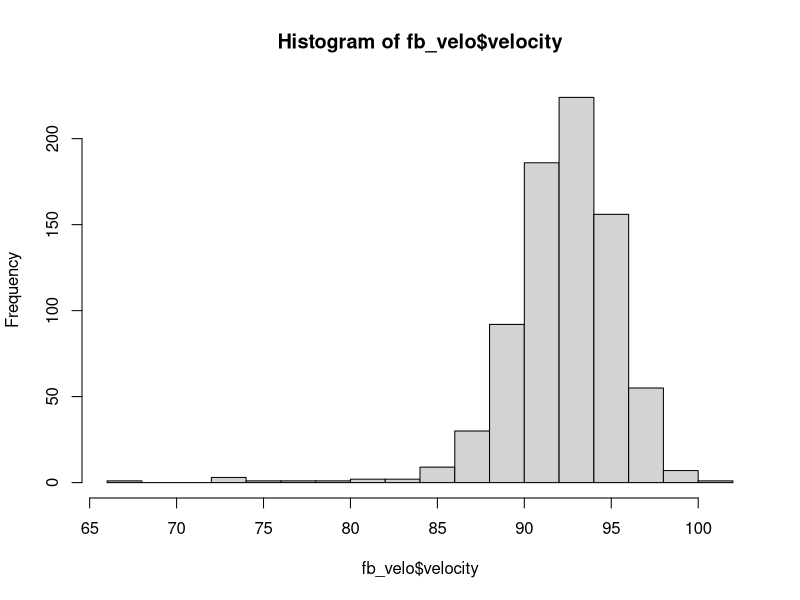
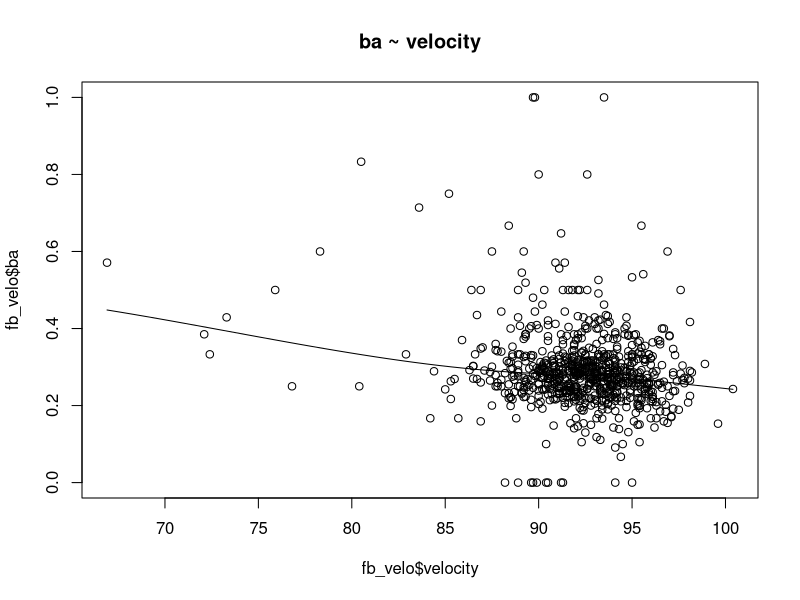
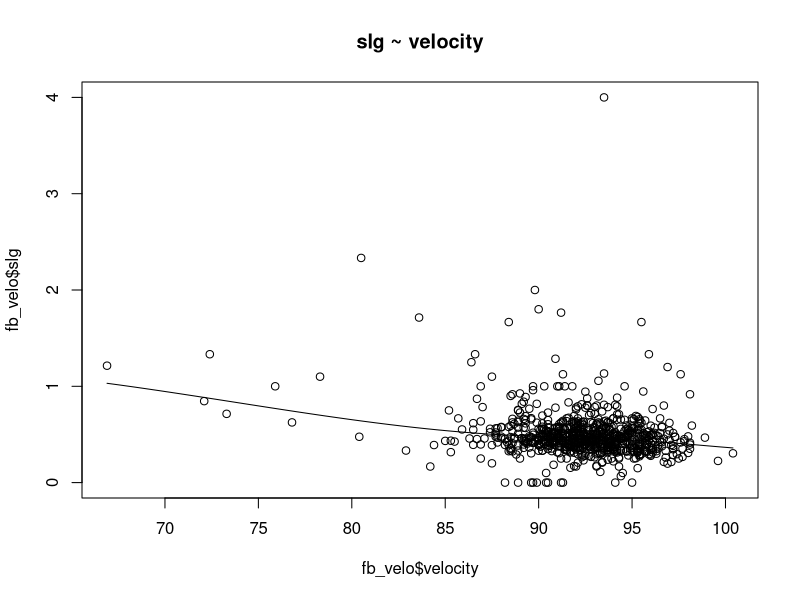
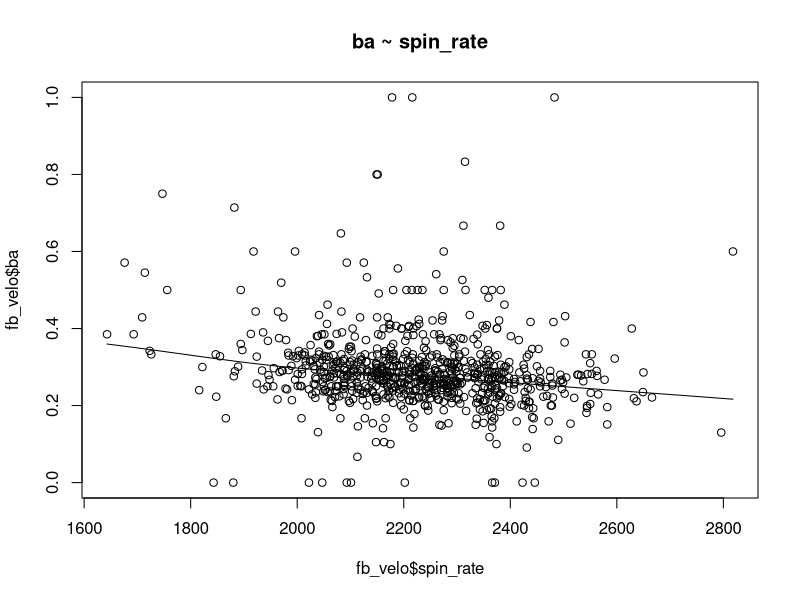
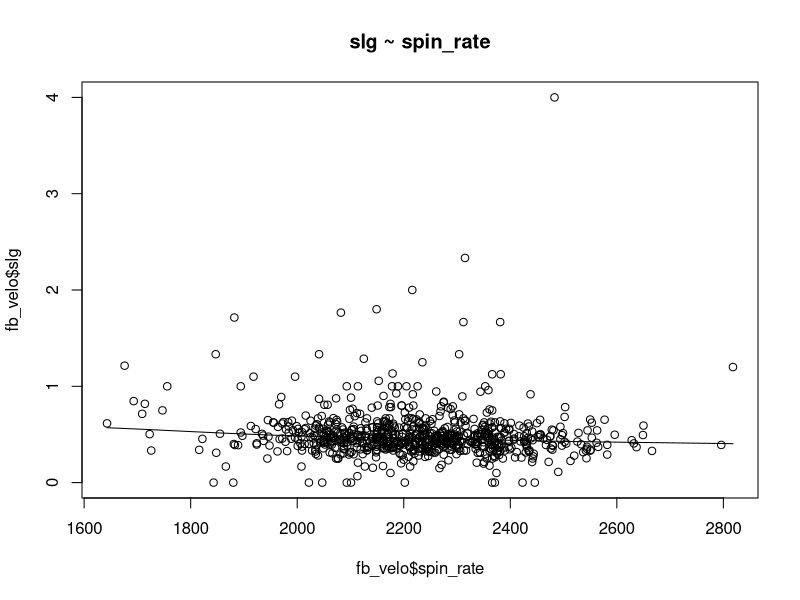
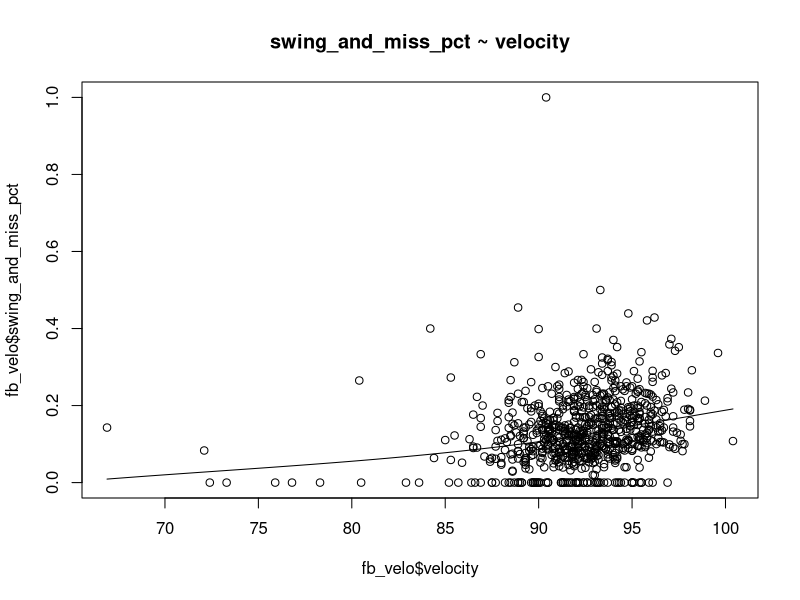
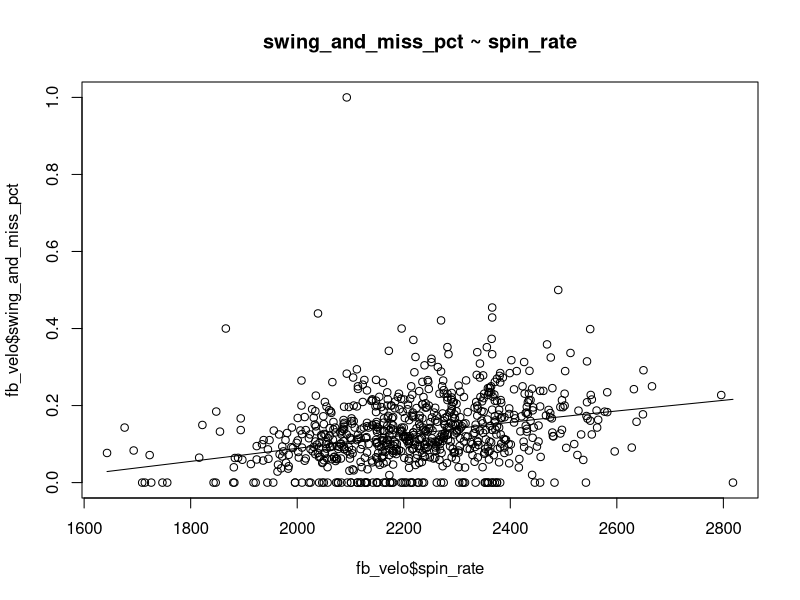
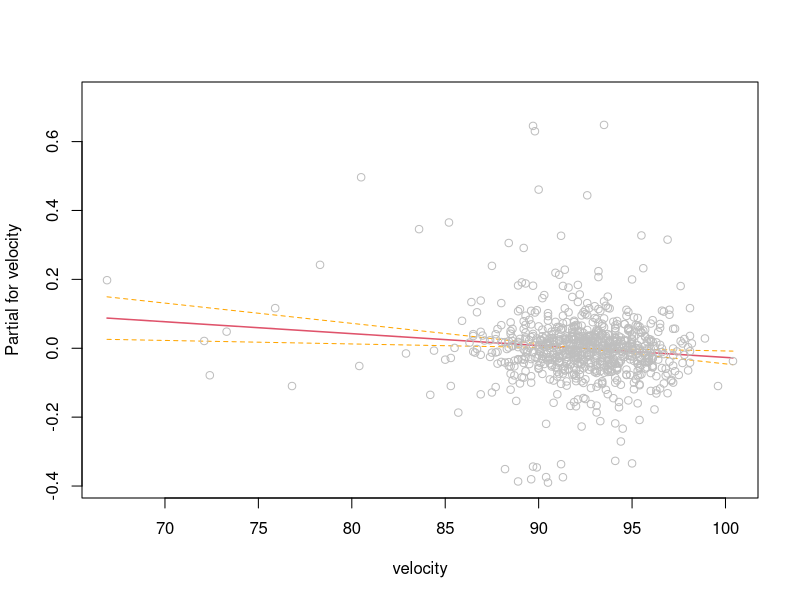

Recreate these plots in R, in order.
## ---- chunk 1
fb_velo = read.csv('../data/Fastball_Data.csv')
## ---- chunk 2
hist(fb_velo$velocity, breaks = 20)
## ---- chunk 3
mod_velo_ba = lm(formula = ba ~ velocity, data = fb_velo)
## ---- chunk 4
summary(mod_velo_ba)
## ---- chunk 5
scatter.smooth(x=fb_velo$velocity, y=fb_velo$ba, main="ba ~ velocity")
## ---- chunk 6
mod_velo_slg = lm(formula = slg ~ velocity, data = fb_velo)
## ---- chunk 7
summary(mod_velo_slg)
## ---- chunk 8
scatter.smooth(x=fb_velo$velocity, y=fb_velo$slg, main="slg ~ velocity")
## ---- chunk 9
mod_spin_ba = lm(formula = ba ~ spin_rate, data = fb_velo)
## ---- chunk 10
summary(mod_spin_ba)
## ---- chunk 11
scatter.smooth(x=fb_velo$spin_rate, y=fb_velo$ba, main="ba ~ spin_rate")
## ---- chunk 12
mod_spin_slg = lm(formula = slg ~ spin_rate, data = fb_velo)
## ---- chunk 13
summary(mod_spin_slg)
## ---- chunk 14
scatter.smooth(x=fb_velo$spin_rate, y=fb_velo$slg, main="slg ~ spin_rate")
## ---- chunk 15
fb_velo$swing_and_miss_pct = with(fb_velo, whiffs / swings)
fb_velo[is.na(fb_velo)] <- 0
## ---- chunk 16
mod_velo_swing_and_miss =  lm(formula = swing_and_miss_pct ~ velocity, data = fb_velo)
## ---- chunk 17
summary(mod_velo_swing_and_miss)
## ---- chunk 18
scatter.smooth(x=fb_velo$velocity, y=fb_velo$swing_and_miss_pct, main="swing_and_miss_pct ~ velocity")
## ---- chunk 19
mod_spin_swing_and_miss =  lm(formula = swing_and_miss_pct ~ spin_rate, data = fb_velo)
## ---- chunk 20
summary(mod_spin_swing_and_miss)
## ---- chunk 21
scatter.smooth(x=fb_velo$spin_rate, y=fb_velo$swing_and_miss_pct, main="swing_and_miss_pct ~ spin_rate")
## ---- chunk 22
mod_velo_spin_ba = lm(formula = ba ~ velocity + spin_rate + I(log(total_pitches)), data = fb_velo)
## ---- chunk 23
summary(mod_velo_spin_ba)
termplot(mod_velo_spin_ba,partial.resid = T, se = T)
## ---- chunk 24
mod_velo_spin_slg = lm(formula = slg ~ velocity + spin_rate + I(log(total_pitches)), data = fb_velo)
## ---- chunk 25
summary(mod_velo_spin_slg)
termplot(mod_velo_spin_slg,partial.resid = T, se = T)
## ---- chunk 26
mod_velo_spin_swing_and_miss = lm(formula = swing_and_miss_pct ~ velocity + spin_rate + I(log(total_pitches)), data = fb_velo)
## ---- chunk 27
summary(mod_velo_spin_swing_and_miss)
termplot(mod_velo_spin_swing_and_miss,partial.resid = T, se = T)
